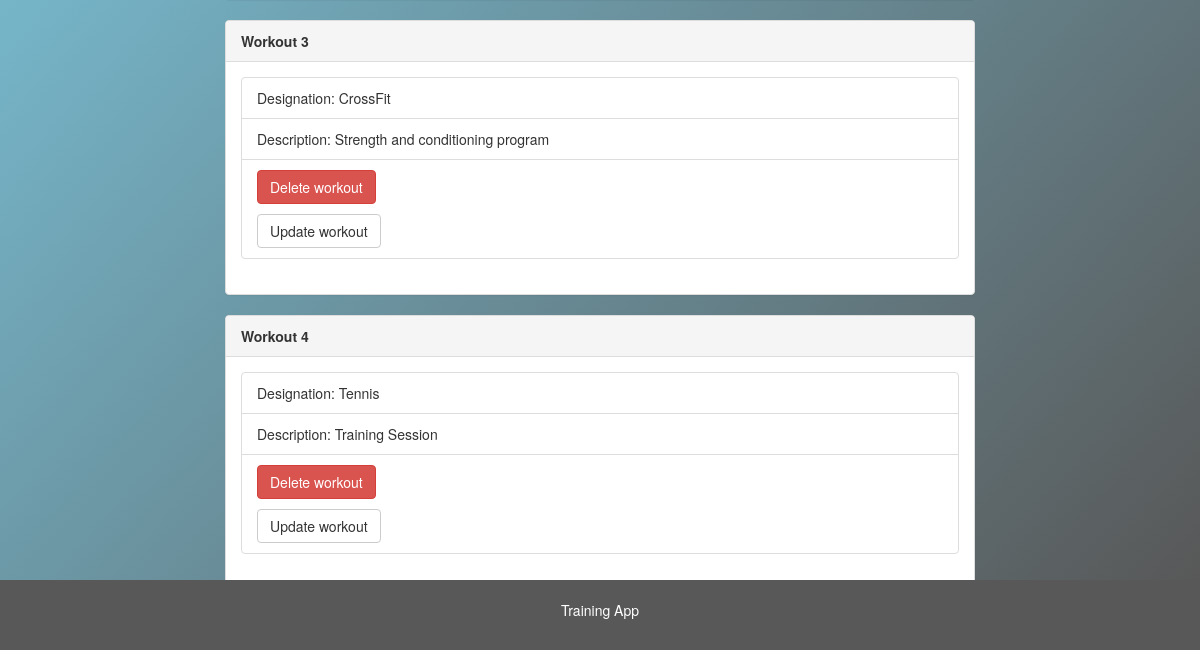
Before: /workout_list (lower part) with the older database file.
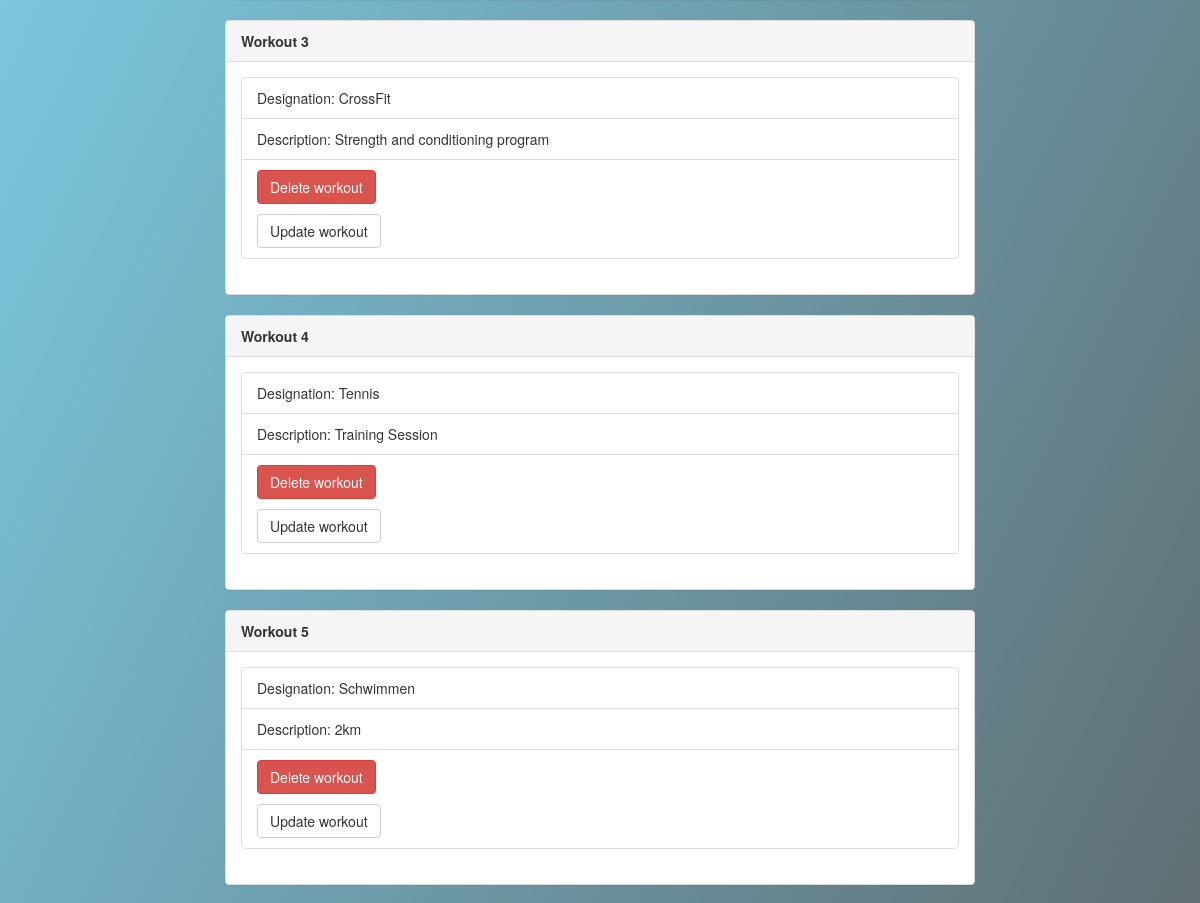
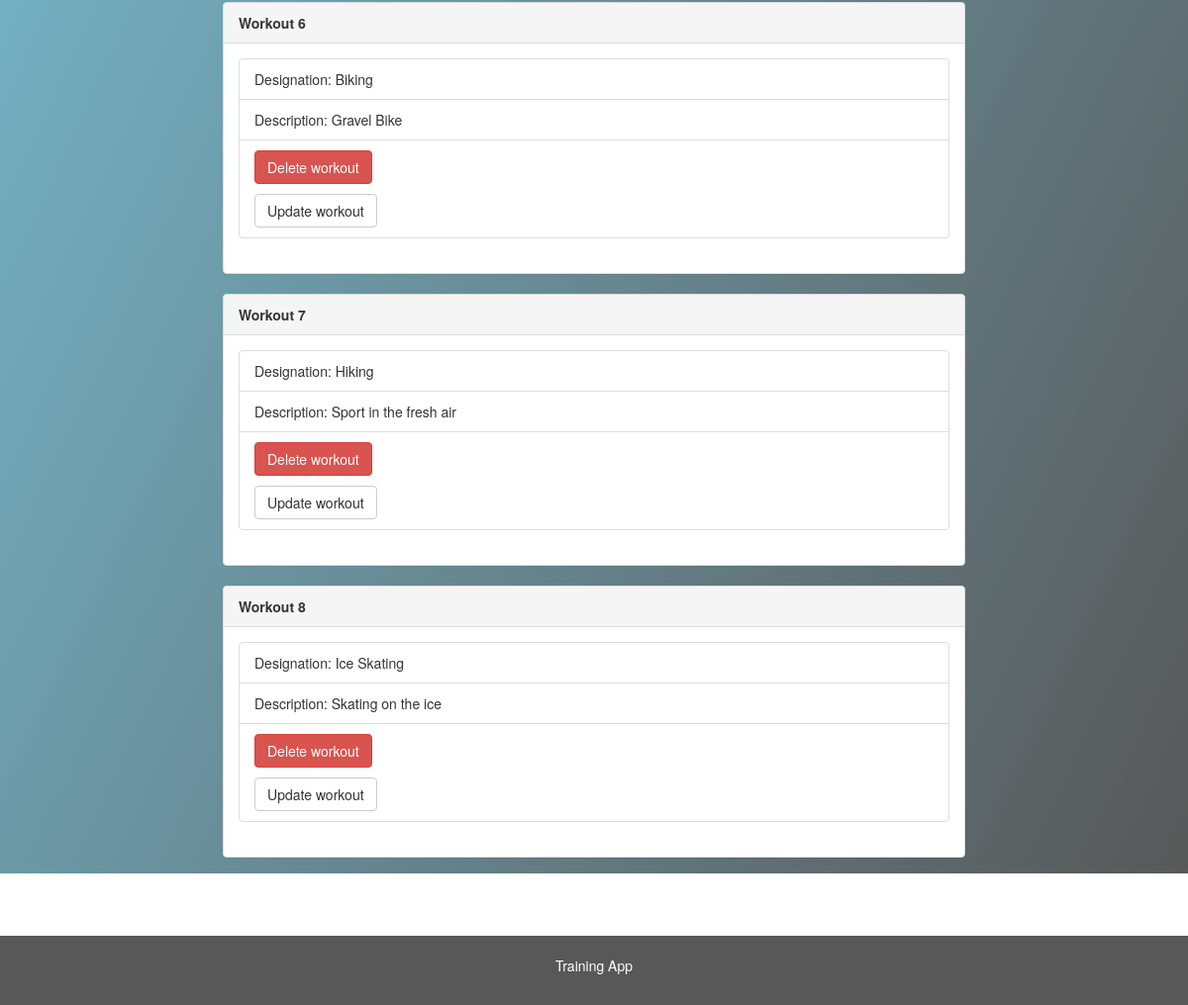
After: the same page with the newer database file (2 pictures, top to bottom).
### athletes/models.py (models this page shows, shortened)
class Workout(models.Model):
    designation = models.CharField(max_length=50)
    description = models.CharField(max_length=200)

### athletes/views.py (the view)
# urls.py: path('workout_list', views.workout_list, name='workout_list'),
def workout_list(request):
    workout_list = Workout.objects.all
    return render(request, "workout_list.html", {'workout_list':workout_list})

### athletes/templates/workout_list.html (shortened to what this page needs)
{% extends 'main.html' %}
{% block content %}
  {% for workout in workout_list %}
  <div class="panel panel-default">
    <div class="panel-heading"><strong>Workout {{ workout.id }}</strong></div>
    <div class="panel-body">
      <ul class="list-group">
        <li class="list-group-item">Designation: {{ workout.designation }}</li>
        <li class="list-group-item">Description: {{ workout.description }}</li>
        <li class="list-group-item"><a href="{% url 'delete_workout' workout.id %}" class="btn btn-danger" onclick="return confirm('Are you sure you want to delete that workout?')">Delete workout</a><p></p><a href="{% url 'update_workout' workout.id %}" class="btn btn-default">Update workout</a></li>
      </ul>
    </div>
  </div>
  {% endfor %}
{% endblock %}

Changed rows visible on the page:
added Workout: id "5", designation "Schwimmen", description "2km"
added Workout: id "6", designation "Biking", description "Gravel Bike"
added Workout: id "7", designation "Hiking", description "Sport in the fresh air"
added Workout: id "8", designation "Ice Skating", description "Skating on the ice"
